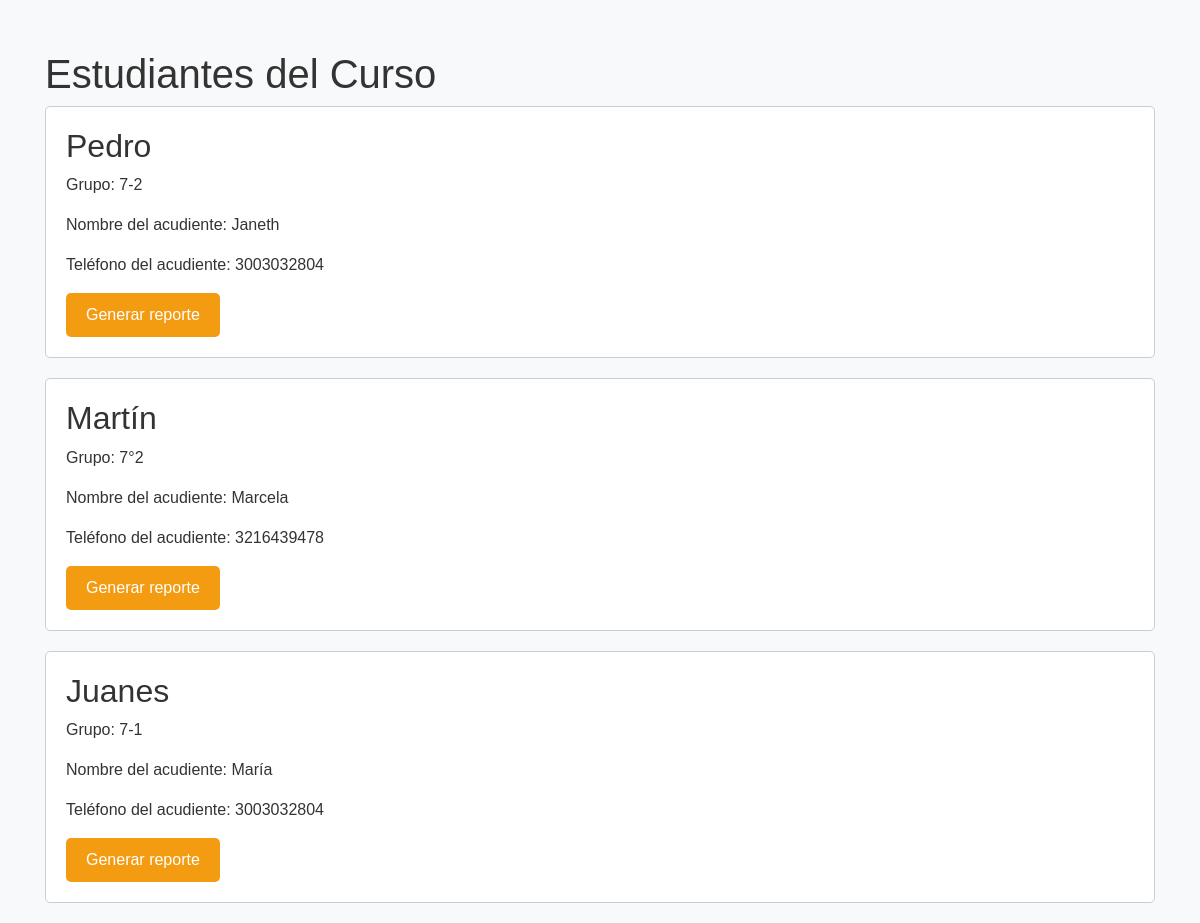
/student/show/6 (signed in), run on the app's committed database.
### SMS/models.py (models this page shows)
class Student(models.Model):
    id = models.AutoField(primary_key=True)
    name = models.CharField(max_length=25)
    attendant_name = models.CharField(max_length=25)
    attendant_phone = models.CharField(max_length=25)
    group = models.CharField(max_length=100)

### SMS/views.py (the view)
# urls.py: path('student/show/<int:course_id>', SMS.show_students, name='show_students'),
@login_required
def show_students(request, course_id):
    course = Course.objects.get(id=course_id)
    students = course.students.all()
    print(course)
    print("aa")
    print(course.students.exists())
    return render(request, 'show_students.html', {'students': students, 'course': course})

### SMS/templates/show_students.html (shortened to what this page needs)
<!DOCTYPE html>
<html lang="es">
<head>
    <link href="https://maxcdn.bootstrapcdn.com/bootstrap/4.5.2/css/bootstrap.min.css" rel="stylesheet">
</head>
<body>
    <div class="container">
        <h1>Estudiantes del Curso</h1>
        {% if students %}
            {% for student in students.all %}
                <div class="estudiante">
                    <h2>{{ student.name }}</h2>
                    <p>Grupo: {{ student.group }}</p>
                    <p>Nombre del acudiente: {{ student.attendant_name }}</p>
                    <p>Teléfono del acudiente: {{ student.attendant_phone }}</p>
                    <a href="{% url 'generate_report' course_id=course.id student_id=student.id %}" class="btn btn-ir-reporte">Generar reporte</a>
                </div>
            {% endfor %}
        {% else %}
            <p>No hay estudiantes en este curso.</p>
        {% endif %}
    </div>
</body>
</html>

### SMS/templates/show_students.html (style rules this page uses)
body { background-color: #f8f9fa; color: #333; font-family: Arial, sans-serif; }
.container { margin-top: 50px; }
.estudiante { background-color: #fff; border: 1px solid #ccc; border-radius: 5px; padding: 20px; margin-bottom: 20px; }
.estudiante h2 { margin-top: 0; }
.btn-ir-reporte { background-color: #f39c12; color: #fff; border: none; border-radius: 5px; padding: 10px 20px; font-size: 16px; cursor: pointer; }

### data on the page
Student: name "Pedro", group "7-2", attendant_name "Janeth", attendant_phone "3003032804"
Student: name "Martín", group "7°2", attendant_name "Marcela", attendant_phone "3216439478"
Student: name "Juanes", group "7-1", attendant_name "María", attendant_phone "3003032804"
